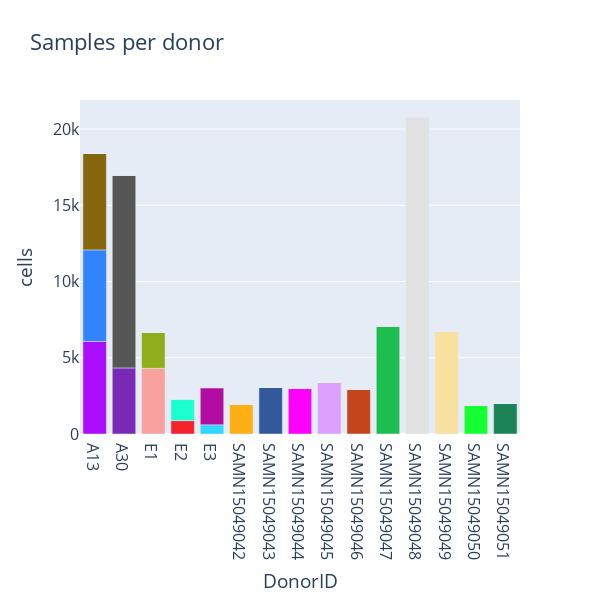

Write notebook code for a chart like this one.
### Code cell
si_di = data.obs.groupby(['SampleID', 'DonorID'], observed=False).size()
si_di = si_di.reset_index(name='cells')

plt = px.bar(si_di,
             x='DonorID',
             y='cells',
             color = 'SampleID',
             title='Samples per donor',
             width=600,
             height=600,
             category_orders={'BiopsyType':['Superficial<br>Biopsy', 'Organ<br>Donor']},
             labels={'BiopsyType':'Biopsy type'},
             color_discrete_sequence=px.colors.qualitative.Alphabet)

plt.update_layout(font={'size':16},
                  showlegend=False)
plt

### Figure 1 — Plotly figure (JSON) as saved in the notebook; plotly's stock layout.template omitted (floating-point values rounded to 4 significant figures)
{"data": [{"hovertemplate": "SampleID=4861STDY7387181<br>DonorID=%{x}<br>cells=%{y}<extra></extra>", "legendgroup": "4861STDY7387181", "marker": {"color": "#AA0DFE", "pattern": {"shape": ""}}, "name": "4861STDY7387181", "orientation": "v", "showlegend": true, "textposition": "auto", "type": "bar", "x": ["A13", "A30", "E1", "E2", "E3", "SAMN15049042", "SAMN15049043", "SAMN15049044", "SAMN15049045", "SAMN15049046", "SAMN15049047", "SAMN15049048", "SAMN15049049", "SAMN15049050", "SAMN15049051"], "xaxis": "x", "y": [6072, 0, 0, 0, 0, 0, 0, 0, 0, 0, 0, 0, 0, 0, 0], "yaxis": "y"}, {"hovertemplate": "SampleID=4861STDY7387182<br>DonorID=%{x}<br>cells=%{y}<extra></extra>", "legendgroup": "4861STDY7387182", "marker": {"color": "#3283FE", "pattern": {"shape": ""}}, "name": "4861STDY7387182", "orientation": "v", "showlegend": true, "textposition": "auto", "type": "bar", "x": ["A13", "A30", "E1", "E2", "E3", "SAMN15049042", "SAMN15049043", "SAMN15049044", "SAMN15049045", "SAMN15049046", "SAMN15049047", "SAMN15049048", "SAMN15049049", "SAMN15049050", "SAMN15049051"], "xaxis": "x", "y": [6007, 0, 0, 0, 0, 0, 0, 0, 0, 0, 0, 0, 0, 0, 0], "yaxis": "y"}, {"hovertemplate": "SampleID=4861STDY7387183<br>DonorID=%{x}<br>cells=%{y}<extra></extra>", "legendgroup": "4861STDY7387183", "marker": {"color": "#85660D", "pattern": {"shape": ""}}, "name": "4861STDY7387183", "orientation": "v", "showlegend": true, "textposition": "auto", "type": "bar", "x": ["A13", "A30", "E1", "E2", "E3", "SAMN15049042", "SAMN15049043", "SAMN15049044", "SAMN15049045", "SAMN15049046", "SAMN15049047", "SAMN15049048", "SAMN15049049", "SAMN15049050", "SAMN15049051"], "xaxis": "x", "y": [6344, 0, 0, 0, 0, 0, 0, 0, 0, 0, 0, 0, 0, 0, 0], "yaxis": "y"}, {"hovertemplate": "SampleID=4861STDY7771115<br>DonorID=%{x}<br>cells=%{y}<extra></extra>", "legendgroup": "4861STDY7771115", "marker": {"color": "#782AB6", "pattern": {"shape": ""}}, "name": "4861STDY7771115", "orientation": "v", "showlegend": true, "textposition": "auto", "type": "bar", "x": ["A13", "A30", "E1", "E2", "E3", "SAMN15049042", "SAMN15049043", "SAMN15049044", "SAMN15049045", "SAMN15049046", "SAMN15049047", "SAMN15049048", "SAMN15049049", "SAMN15049050", "SAMN15049051"], "xaxis": "x", "y": [0, 4335, 0, 0, 0, 0, 0, 0, 0, 0, 0, 0, 0, 0, 0], "yaxis": "y"}, {"hovertemplate": "SampleID=4861STDY7771123<br>DonorID=%{x}<br>cells=%{y}<extra></extra>", "legendgroup": "4861STDY7771123", "marker": {"color": "#565656", "pattern": {"shape": ""}}, "name": "4861STDY7771123", "orientation": "v", "showlegend": true, "textposition": "auto", "type": "bar", "x": ["A13", "A30", "E1", "E2", "E3", "SAMN15049042", "SAMN15049043", "SAMN15049044", "SAMN15049045", "SAMN15049046", "SAMN15049047", "SAMN15049048", "SAMN15049049", "SAMN15049050", "SAMN15049051"], "xaxis": "x", "y": [0, 12665, 0, 0, 0, 0, 0, 0, 0, 0, 0, 0, 0, 0, 0], "yaxis": "y"}, {"hovertemplate": "SampleID=GSM4577306<br>DonorID=%{x}<br>cells=%{y}<extra></extra>", "legendgroup": "GSM4577306", "marker": {"color": "#1C8356", "pattern": {"shape": ""}}, "name": "GSM4577306", "orientation": "v", "showlegend": true, "textposition": "auto", "type": "bar", "x": ["A13", "A30", "E1", "E2", "E3", "SAMN15049042", "SAMN15049043", "SAMN15049044", "SAMN15049045", "SAMN15049046", "SAMN15049047", "SAMN15049048", "SAMN15049049", "SAMN15049050", "SAMN15049051"], "xaxis": "x", "y": [0, 0, 0, 0, 0, 0, 0, 0, 0, 0, 0, 0, 0, 0, 2025], "yaxis": "y"}, {"hovertemplate": "SampleID=GSM4577307<br>DonorID=%{x}<br>cells=%{y}<extra></extra>", "legendgroup": "GSM4577307", "marker": {"color": "#16FF32", "pattern": {"shape": ""}}, "name": "GSM4577307", "orientation": "v", "showlegend": true, "textposition": "auto", "type": "bar", "x": ["A13", "A30", "E1", "E2", "E3", "SAMN15049042", "SAMN15049043", "SAMN15049044", "SAMN15049045", "SAMN15049046", "SAMN15049047", "SAMN15049048", "SAMN15049049", "SAMN15049050", "SAMN15049051"], "xaxis": "x", "y": [0, 0, 0, 0, 0, 0, 0, 0, 0, 0, 0, 0, 0, 1870, 0], "yaxis": "y"}, {"hovertemplate": "SampleID=GSM4577308<br>DonorID=%{x}<br>cells=%{y}<extra></extra>", "legendgroup": "GSM4577308", "marker": {"color": "#F7E1A0", "pattern": {"shape": ""}}, "name": "GSM4577308", "orientation": "v", "showlegend": true, "textposition": "auto", "type": "bar", "x": ["A13", "A30", "E1", "E2", "E3", "SAMN15049042", "SAMN15049043", "SAMN15049044", "SAMN15049045", "SAMN15049046", "SAMN15049047", "SAMN15049048", "SAMN15049049", "SAMN15049050", "SAMN15049051"], "xaxis": "x", "y": [0, 0, 0, 0, 0, 0, 0, 0, 0, 0, 0, 0, 6737, 0, 0], "yaxis": "y"}, {"hovertemplate": "SampleID=GSM4577309<br>DonorID=%{x}<br>cells=%{y}<extra></extra>", "legendgroup": "GSM4577309", "marker": {"color": "#E2E2E2", "pattern": {"shape": ""}}, "name": "GSM4577309", "orientation": "v", "showlegend": true, "textposition": "auto", "type": "bar", "x": ["A13", "A30", "E1", "E2", "E3", "SAMN15049042", "SAMN15049043", "SAMN15049044", "SAMN15049045", "SAMN15049046", "SAMN15049047", "SAMN15049048", "SAMN15049049", "SAMN15049050", "SAMN15049051"], "xaxis": "x", "y": [0, 0, 0, 0, 0, 0, 0, 0, 0, 0, 0, 20816, 0, 0, 0], "yaxis": "y"}, {"hovertemplate": "SampleID=GSM4577310<br>DonorID=%{x}<br>cells=%{y}<extra></extra>", "legendgroup": "GSM4577310", "marker": {"color": "#1CBE4F", "pattern": {"shape": ""}}, "name": "GSM4577310", "orientation": "v", "showlegend": true, "textposition": "auto", "type": "bar", "x": ["A13", "A30", "E1", "E2", "E3", "SAMN15049042", "SAMN15049043", "SAMN15049044", "SAMN15049045", "SAMN15049046", "SAMN15049047", "SAMN15049048", "SAMN15049049", "SAMN15049050", "SAMN15049051"], "xaxis": "x", "y": [0, 0, 0, 0, 0, 0, 0, 0, 0, 0, 7095, 0, 0, 0, 0], "yaxis": "y"}, {"hovertemplate": "SampleID=GSM4577311<br>DonorID=%{x}<br>cells=%{y}<extra></extra>", "legendgroup": "GSM4577311", "marker": {"color": "#C4451C", "pattern": {"shape": ""}}, "name": "GSM4577311", "orientation": "v", "showlegend": true, "textposition": "auto", "type": "bar", "x": ["A13", "A30", "E1", "E2", "E3", "SAMN15049042", "SAMN15049043", "SAMN15049044", "SAMN15049045", "SAMN15049046", "SAMN15049047", "SAMN15049048", "SAMN15049049", "SAMN15049050", "SAMN15049051"], "xaxis": "x", "y": [0, 0, 0, 0, 0, 0, 0, 0, 0, 2945, 0, 0, 0, 0, 0], "yaxis": "y"}, {"hovertemplate": "SampleID=GSM4577312<br>DonorID=%{x}<br>cells=%{y}<extra></extra>", "legendgroup": "GSM4577312", "marker": {"color": "#DEA0FD", "pattern": {"shape": ""}}, "name": "GSM4577312", "orientation": "v", "showlegend": true, "textposition": "auto", "type": "bar", "x": ["A13", "A30", "E1", "E2", "E3", "SAMN15049042", "SAMN15049043", "SAMN15049044", "SAMN15049045", "SAMN15049046", "SAMN15049047", "SAMN15049048", "SAMN15049049", "SAMN15049050", "SAMN15049051"], "xaxis": "x", "y": [0, 0, 0, 0, 0, 0, 0, 0, 3384, 0, 0, 0, 0, 0, 0], "yaxis": "y"}, {"hovertemplate": "SampleID=GSM4577313<br>DonorID=%{x}<br>cells=%{y}<extra></extra>", "legendgroup": "GSM4577313", "marker": {"color": "#FE00FA", "pattern": {"shape": ""}}, "name": "GSM4577313", "orientation": "v", "showlegend": true, "textposition": "auto", "type": "bar", "x": ["A13", "A30", "E1", "E2", "E3", "SAMN15049042", "SAMN15049043", "SAMN15049044", "SAMN15049045", "SAMN15049046", "SAMN15049047", "SAMN15049048", "SAMN15049049", "SAMN15049050", "SAMN15049051"], "xaxis": "x", "y": [0, 0, 0, 0, 0, 0, 0, 3002, 0, 0, 0, 0, 0, 0, 0], "yaxis": "y"}, {"hovertemplate": "SampleID=GSM4577314<br>DonorID=%{x}<br>cells=%{y}<extra></extra>", "legendgroup": "GSM4577314", "marker": {"color": "#325A9B", "pattern": {"shape": ""}}, "name": "GSM4577314", "orientation": "v", "showlegend": true, "textposition": "auto", "type": "bar", "x": ["A13", "A30", "E1", "E2", "E3", "SAMN15049042", "SAMN15049043", "SAMN15049044", "SAMN15049045", "SAMN15049046", "SAMN15049047", "SAMN15049048", "SAMN15049049", "SAMN15049050", "SAMN15049051"], "xaxis": "x", "y": [0, 0, 0, 0, 0, 0, 3069, 0, 0, 0, 0, 0, 0, 0, 0], "yaxis": "y"}, {"hovertemplate": "SampleID=GSM4577315<br>DonorID=%{x}<br>cells=%{y}<extra></extra>", "legendgroup": "GSM4577315", "marker": {"color": "#FEAF16", "pattern": {"shape": ""}}, "name": "GSM4577315", "orientation": "v", "showlegend": true, "textposition": "auto", "type": "bar", "x": ["A13", "A30", "E1", "E2", "E3", "SAMN15049042", "SAMN15049043", "SAMN15049044", "SAMN15049045", "SAMN15049046", "SAMN15049047", "SAMN15049048", "SAMN15049049", "SAMN15049050", "SAMN15049051"], "xaxis": "x", "y": [0, 0, 0, 0, 0, 1958, 0, 0, 0, 0, 0, 0, 0, 0, 0], "yaxis": "y"}, {"hovertemplate": "SampleID=MRC_Endo8625698<br>DonorID=%{x}<br>cells=%{y}<extra></extra>", "legendgroup": "MRC_Endo8625698", "marker": {"color": "#F8A19F", "pattern": {"shape": ""}}, "name": "MRC_Endo8625698", "orientation": "v", "showlegend": true, "textposition": "auto", "type": "bar", "x": ["A13", "A30", "E1", "E2", "E3", "SAMN15049042", "SAMN15049043", "SAMN15049044", "SAMN15049045", "SAMN15049046", "SAMN15049047", "SAMN15049048", "SAMN15049049", "SAMN15049050", "SAMN15049051"], "xaxis": "x", "y": [0, 0, 4310, 0, 0, 0, 0, 0, 0, 0, 0, 0, 0, 0, 0], "yaxis": "y"}, {"hovertemplate": "SampleID=MRC_Endo8625699<br>DonorID=%{x}<br>cells=%{y}<extra></extra>", "legendgroup": "MRC_Endo8625699", "marker": {"color": "#90AD1C", "pattern": {"shape": ""}}, "name": "MRC_Endo8625699", "orientation": "v", "showlegend": true, "textposition": "auto", "type": "bar", "x": ["A13", "A30", "E1", "E2", "E3", "SAMN15049042", "SAMN15049043", "SAMN15049044", "SAMN15049045", "SAMN15049046", "SAMN15049047", "SAMN15049048", "SAMN15049049", "SAMN15049050", "SAMN15049051"], "xaxis": "x", "y": [0, 0, 2368, 0, 0, 0, 0, 0, 0, 0, 0, 0, 0, 0, 0], "yaxis": "y"}, {"hovertemplate": "SampleID=MRC_Endo8712024<br>DonorID=%{x}<br>cells=%{y}<extra></extra>", "legendgroup": "MRC_Endo8712024", "marker": {"color": "#F6222E", "pattern": {"shape": ""}}, "name": "MRC_Endo8712024", "orientation": "v", "showlegend": true, "textposition": "auto", "type": "bar", "x": ["A13", "A30", "E1", "E2", "E3", "SAMN15049042", "SAMN15049043", "SAMN15049044", "SAMN15049045", "SAMN15049046", "SAMN15049047", "SAMN15049048", "SAMN15049049", "SAMN15049050", "SAMN15049051"], "xaxis": "x", "y": [0, 0, 0, 879, 0, 0, 0, 0, 0, 0, 0, 0, 0, 0, 0], "yaxis": "y"}, {"hovertemplate": "SampleID=MRC_Endo8712032<br>DonorID=%{x}<br>cells=%{y}<extra></extra>", "legendgroup": "MRC_Endo8712032", "marker": {"color": "#1CFFCE", "pattern": {"shape": ""}}, "name": "MRC_Endo8712032", "orientation": "v", "showlegend": true, "textposition": "auto", "type": "bar", "x": ["A13", "A30", "E1", "E2", "E3", "SAMN15049042", "SAMN15049043", "SAMN15049044", "SAMN15049045", "SAMN15049046", "SAMN15049047", "SAMN15049048", "SAMN15049049", "SAMN15049050", "SAMN15049051"], "xaxis": "x", "y": [0, 0, 0, 1408, 0, 0, 0, 0, 0, 0, 0, 0, 0, 0, 0], "yaxis": "y"}, {"hovertemplate": "SampleID=MRC_Endo8715415<br>DonorID=%{x}<br>cells=%{y}<extra></extra>", "legendgroup": "MRC_Endo8715415", "marker": {"color": "#2ED9FF", "pattern": {"shape": ""}}, "name": "MRC_Endo8715415", "orientation": "v", "showlegend": true, "textposition": "auto", "type": "bar", "x": ["A13", "A30", "E1", "E2", "E3", "SAMN15049042", "SAMN15049043", "SAMN15049044", "SAMN15049045", "SAMN15049046", "SAMN15049047", "SAMN15049048", "SAMN15049049", "SAMN15049050", "SAMN15049051"], "xaxis": "x", "y": [0, 0, 0, 0, 603, 0, 0, 0, 0, 0, 0, 0, 0, 0, 0], "yaxis": "y"}, {"hovertemplate": "SampleID=MRC_Endo8715416<br>DonorID=%{x}<br>cells=%{y}<extra></extra>", "legendgroup": "MRC_Endo8715416", "marker": {"color": "#B10DA1", "pattern": {"shape": ""}}, "name": "MRC_Endo8715416", "orientation": "v", "showlegend": true, "textposition": "auto", "type": "bar", "x": ["A13", "A30", "E1", "E2", "E3", "SAMN15049042", "SAMN15049043", "SAMN15049044", "SAMN15049045", "SAMN15049046", "SAMN15049047", "SAMN15049048", "SAMN15049049", "SAMN15049050", "SAMN15049051"], "xaxis": "x", "y": [0, 0, 0, 0, 2415, 0, 0, 0, 0, 0, 0, 0, 0, 0, 0], "yaxis": "y"}], "layout": {"barmode": "relative", "font": {"size": 16}, "height": 600, "legend": {"title": {"text": "SampleID"}, "tracegroupgap": 0}, "showlegend": false, "title": {"text": "Samples per donor"}, "width": 600, "xaxis": {"anchor": "y", "domain": [0, 1], "title": {"text": "DonorID"}}, "yaxis": {"anchor": "x", "domain": [0, 1], "title": {"text": "cells"}}}}
